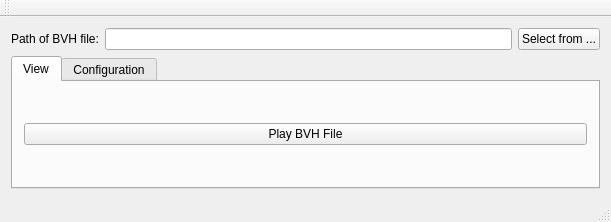
<?xml version="1.0" encoding="UTF-8"?>
<ui version="4.0">
 <class>MainWindow</class>
 <widget class="QMainWindow" name="MainWindow">
  <property name="geometry">
   <rect>
    <x>0</x>
    <y>0</y>
    <width>611</width>
    <height>222</height>
   </rect>
  </property>
  <property name="windowTitle">
   <string>MainWindow</string>
  </property>
  <widget class="QWidget" name="centralWidget">
   <layout class="QVBoxLayout" name="verticalLayout">
    <item>
     <layout class="QHBoxLayout" name="horizontalLayout">
      <item>
       <widget class="QLabel" name="label">
        <property name="text">
         <string>Path of BVH file:</string>
        </property>
       </widget>
      </item>
      <item>
       <widget class="QLineEdit" name="lineEdit_filepath"/>
      </item>
      <item>
       <widget class="QPushButton" name="pushButton_select_filepath">
        <property name="text">
         <string>Select from ...</string>
        </property>
        <property name="icon">
         <iconset resource="../bvh-viewer-gui.qrc">
          <normaloff>:/myimages/share/bvh-viewer-gui/icons/folder-saved-search.png</normaloff>:/myimages/share/bvh-viewer-gui/icons/folder-saved-search.png</iconset>
        </property>
       </widget>
      </item>
     </layout>
    </item>
    <item>
     <widget class="QTabWidget" name="tabWidget">
      <property name="currentIndex">
       <number>0</number>
      </property>
      <widget class="QWidget" name="tab">
       <attribute name="title">
        <string>View</string>
       </attribute>
       <layout class="QVBoxLayout" name="verticalLayout_3">
        <item>
         <widget class="QPushButton" name="pushButton_play">
          <property name="text">
           <string>Play BVH File</string>
          </property>
          <property name="icon">
           <iconset resource="../bvh-viewer-gui.qrc">
            <normaloff>:/myimages/share/bvh-viewer-gui/icons/if_polaroids_1055003.png</normaloff>:/myimages/share/bvh-viewer-gui/icons/if_polaroids_1055003.png</iconset>
          </property>
         </widget>
        </item>
       </layout>
      </widget>
      <widget class="QWidget" name="tab_2">
       <attribute name="title">
        <string>Configuration</string>
       </attribute>
       <layout class="QVBoxLayout" name="verticalLayout_2">
        <item>
         <layout class="QFormLayout" name="formLayout">
          <item row="0" column="0">
           <widget class="QLabel" name="label_2">
            <property name="text">
             <string>Play in loop?</string>
            </property>
           </widget>
          </item>
          <item row="0" column="1">
           <widget class="QCheckBox" name="checkBox_repeat">
            <property name="text">
             <string>Repeat</string>
            </property>
           </widget>
          </item>
          <item row="1" column="0">
           <widget class="QLabel" name="label_3">
            <property name="text">
             <string>Time interval (ms):</string>
            </property>
           </widget>
          </item>
          <item row="1" column="1">
           <widget class="QDoubleSpinBox" name="doubleSpinBox_interval_ms">
            <property name="minimum">
             <double>1.000000000000000</double>
            </property>
            <property name="maximum">
             <double>10000.000000000000000</double>
            </property>
            <property name="singleStep">
             <double>5.000000000000000</double>
            </property>
            <property name="value">
             <double>33.000000000000000</double>
            </property>
           </widget>
          </item>
         </layout>
        </item>
       </layout>
      </widget>
     </widget>
    </item>
   </layout>
  </widget>
  <widget class="QMenuBar" name="menuBar">
   <property name="geometry">
    <rect>
     <x>0</x>
     <y>0</y>
     <width>611</width>
     <height>25</height>
    </rect>
   </property>
  </widget>
  <widget class="QToolBar" name="mainToolBar">
   <attribute name="toolBarArea">
    <enum>TopToolBarArea</enum>
   </attribute>
   <attribute name="toolBarBreak">
    <bool>false</bool>
   </attribute>
  </widget>
  <widget class="QStatusBar" name="statusBar"/>
 </widget>
 <layoutdefault spacing="6" margin="11"/>
 <resources>
  <include location="../bvh-viewer-gui.qrc"/>
 </resources>
 <connections/>
</ui>
